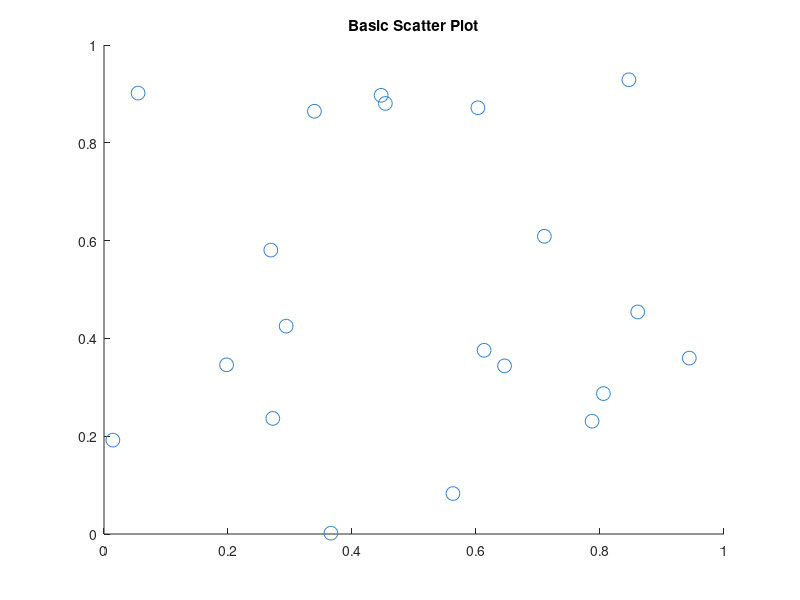
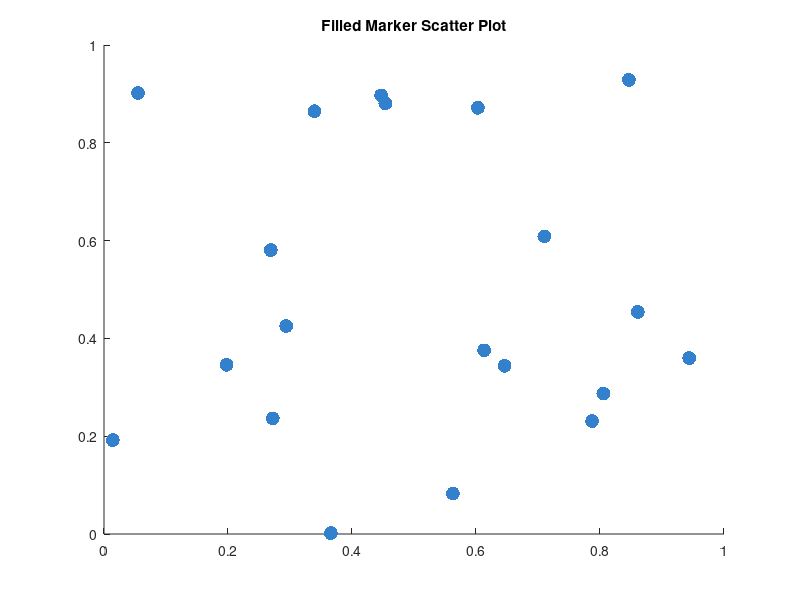
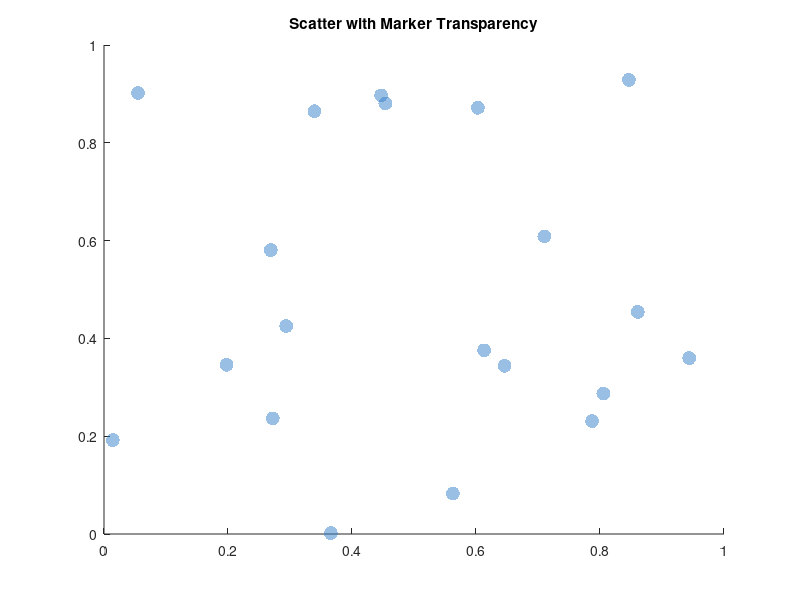
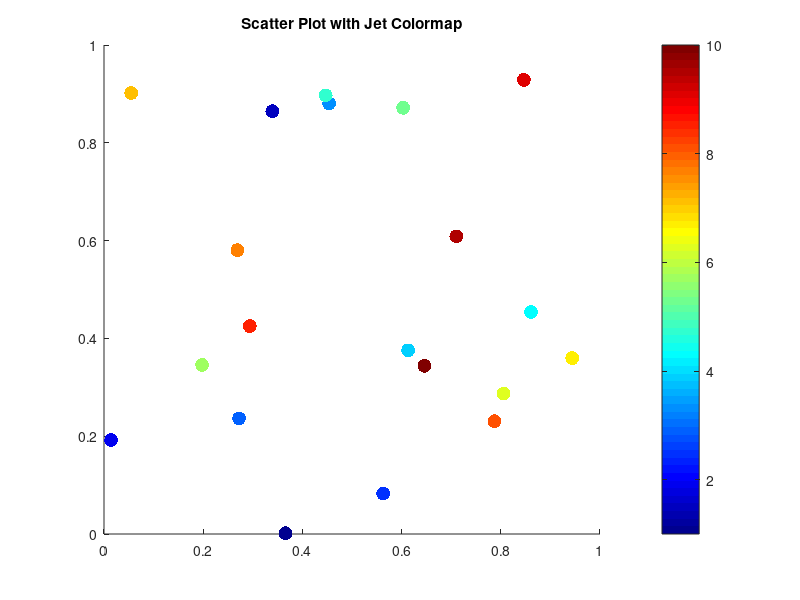

These figures' MATLAB source, in order:
%-----------------------------------------------------------
% MATLAB Scatter Plots and Colormaps
%-----------------------------------------------------------

%% 1. Basic Scatter Plot
% scatter(x, y, sz, col) 
% - x, y: coordinates
% - sz: marker size
% - col: marker color

x = rand(1, 20);                  % 20 random x-values
y = rand(1, 20);                  % 20 random y-values
sz = 100;                         % Size of markers
col = [0.2 0.5 0.8];              % RGB triplet (blue-ish)

figure;
scatter(x, y, sz, col);          % Basic scatter plot
title('Basic Scatter Plot');

%% 2. Filled Markers
% Add "filled" as a fifth input to fill the markers

figure;
scatter(x, y, sz, col, "filled");
title('Filled Marker Scatter Plot');

%% 3. Transparency with MarkerFaceAlpha
% Improve visibility when points overlap

figure;
scatter(x, y, sz, col, "filled", 'MarkerFaceAlpha', 0.5);  % 50% transparent
title('Scatter with Marker Transparency');

%% 4. Colormap Visualization with Color Data
% Use a colormap and assign color based on a data variable

c = linspace(1, 10, 20);          % Color data
figure;
scatter(x, y, sz, c, "filled");   % Colormap-based coloring
colorbar;                         % Show color scale legend
title('Scatter Plot with Colormap');

%% 5. Change Colormap
% Use built-in MATLAB colormaps like "jet", "parula", "hot", etc.

colormap('jet');                 % Change to 'jet' colormap
title('Scatter Plot with Jet Colormap');

%% 6. Reference
% Official documentation:
% - scatter: https://www.mathworks.com/help/matlab/ref/scatter.html
% - colormap: https://www.mathworks.com/help/matlab/ref/colormap.html
% - colorbar: https://www.mathworks.com/help/matlab/ref/colorbar.html
